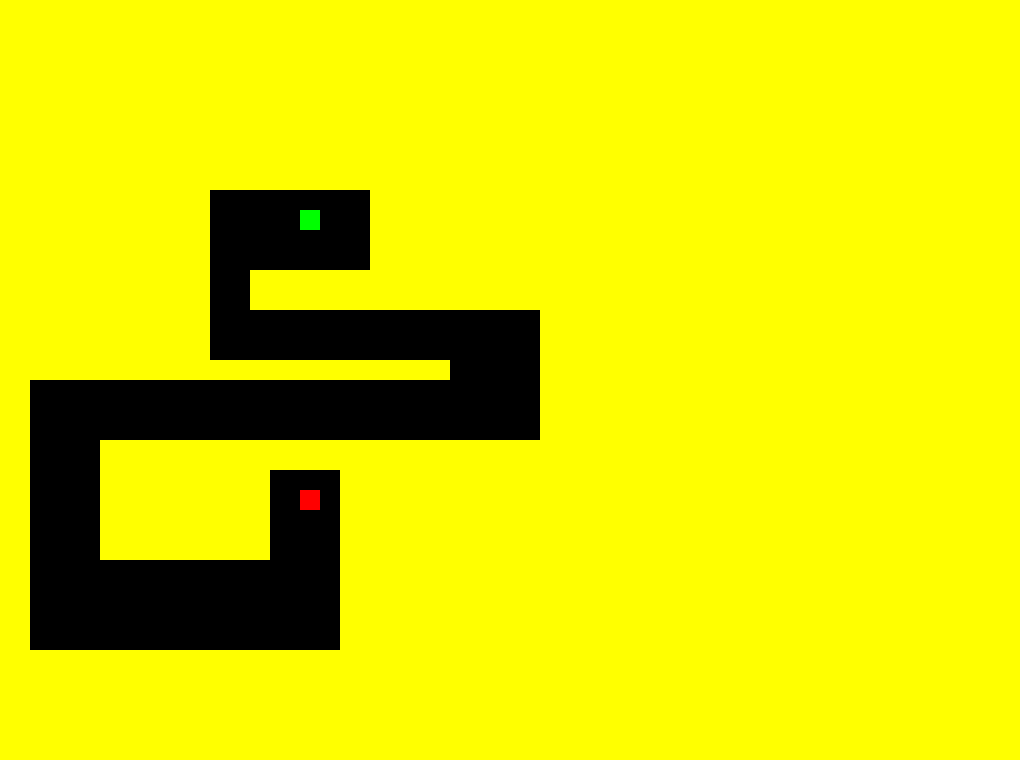

Below is a game level as drawn by its tile map, then a one-line description and the .tmx that defines it (tile-layer data replaced by summaries):
An orthogonal 102x76 tile map with 10x10 px tiles, 1 tile layer (Tile Layer 1) and 31 objects (start, end).

<map version="1.0" orientation="orthogonal" renderorder="right-down" width="102" height="76" tilewidth="10" tileheight="10">
 <tileset firstgid="1" name="devtiles" tilewidth="10" tileheight="10">
  <image source="../art/devtiles.png" width="100" height="100" />
 </tileset>
 <layer name="Tile Layer 1" width="102" height="76">
  <data>[7752 cells, 6701 non-empty, 3 distinct tile ids]</data>
 </layer>
 <objectgroup name="poi">
  <object name="Start" type="start" x="300" y="210" width="20" height="20" />
  <object name="End" type="end" x="300" y="490" width="20" height="20" />
 </objectgroup>
 <objectgroup name="Walls">
  <object x="210" y="190">
   <polyline points="0,0 160,0" />
  </object>
  <object x="370" y="190">
   <polyline points="0,0 0,80" />
  </object>
  <object x="210" y="190">
   <polyline points="0,0 0,170" />
  </object>
  <object x="250" y="270">
   <polyline points="0,0 0,40" />
  </object>
  <object x="250" y="270">
   <polyline points="0,0 120,0" />
  </object>
  <object x="250" y="310">
   <polyline points="0,0 290,0" />
  </object>
  <object x="210" y="360">
   <polyline points="0,0 240,0" />
  </object>
  <object x="540" y="310">
   <polyline points="0,0 0,130" />
  </object>
  <object x="450" y="360">
   <polyline points="0,0 0,20" />
  </object>
  <object x="30" y="380">
   <polyline points="0,0 420,0" />
  </object>
  <object x="100" y="440">
   <polyline points="0,0 440,0" />
  </object>
  <object x="30" y="380">
   <polyline points="0,0 0,270" />
  </object>
  <object x="30" y="650">
   <polyline points="0,0 310,0" />
  </object>
  <object x="100" y="440">
   <polyline points="0,0 0,120" />
  </object>
  <object x="100" y="560">
   <polyline points="0,0 170,0" />
  </object>
  <object x="270" y="470">
   <polyline points="0,0 0,90" />
  </object>
  <object x="270" y="470">
   <polyline points="0,0 70,0" />
  </object>
  <object x="340" y="470">
   <polyline points="0,0 0,180" />
  </object>
 </objectgroup>
 <objectgroup name="DeadZones">
  <object x="0" y="0" width="1020" height="190" />
  <object x="370" y="190" width="650" height="120" />
  <object x="540" y="310" width="480" height="450" />
  <object x="100" y="440" width="170" height="120" />
  <object x="270" y="440" width="270" height="30" />
  <object x="340" y="470" width="200" height="290" />
  <object x="0" y="190" width="210" height="190" />
  <object x="250" y="270" width="120" height="40" />
  <object x="210" y="360" width="240" height="20" />
  <object x="0" y="380" width="30" height="270" />
  <object x="0" y="650" width="340" height="110" />
 </objectgroup>
</map>